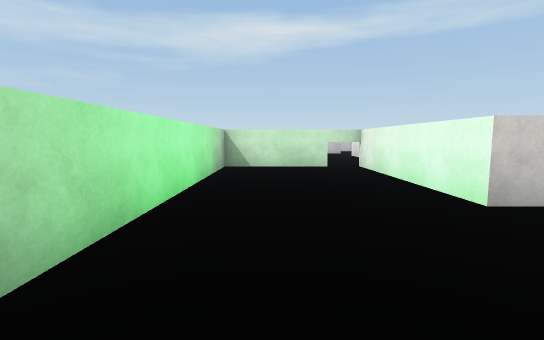
view 1 (above)

13 first-person views from a walk through a Unity game level. The camera is 1.5 m above the floor, tilts 6° down and sees 85° across. The floor is counted in squares, 2 m on a side. Each view is taken from the middle of a square. On the plan, view 1 faces up. The plan holds only what a view shows up to about 10 squares ahead; the rest is blank. The place goes on beyond the plan. The player character is not drawn. Some animated figures are left out. Surface patterns are stand-ins for the level's own textures.

view 2
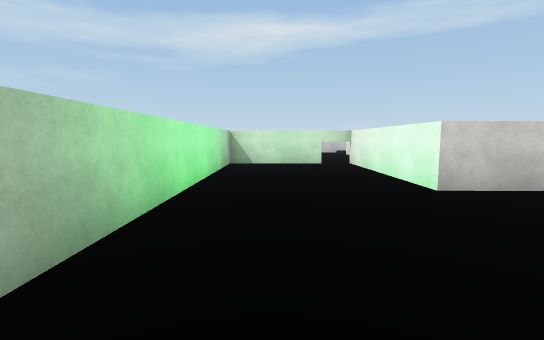

view 3
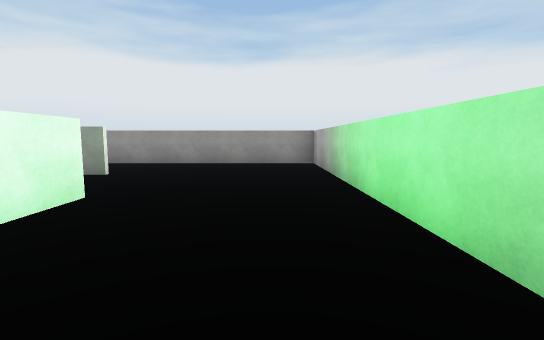

view 4
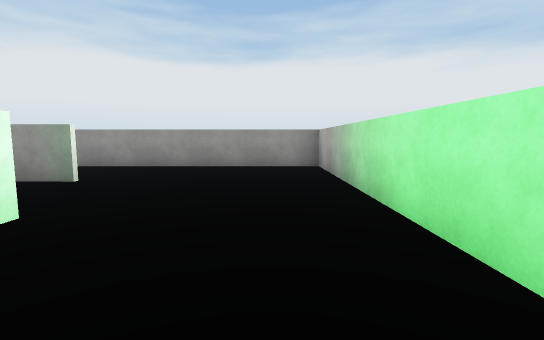

view 5
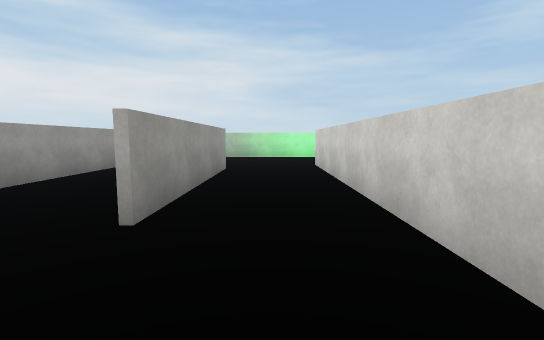

view 6
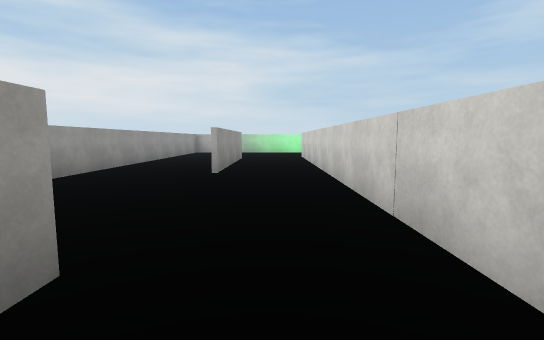

view 7
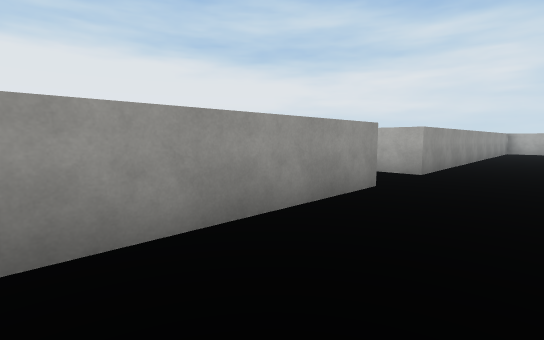

view 8
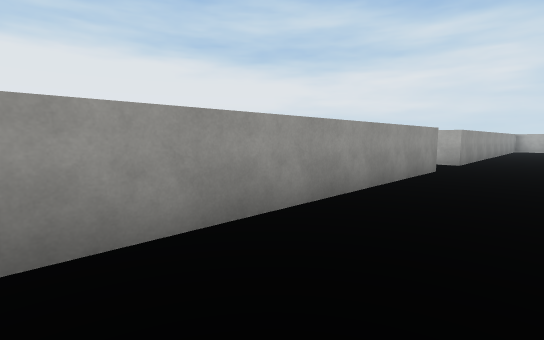

view 9
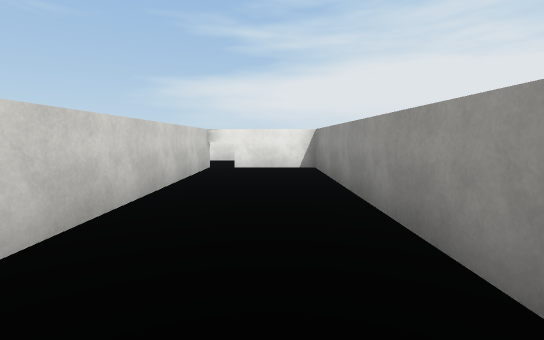

view 10
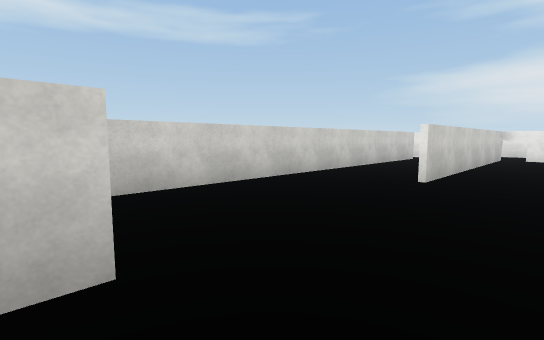

view 11
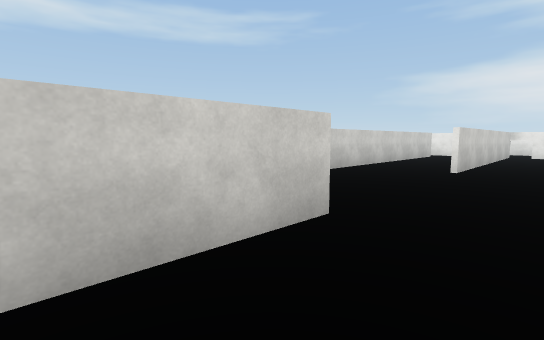

view 12
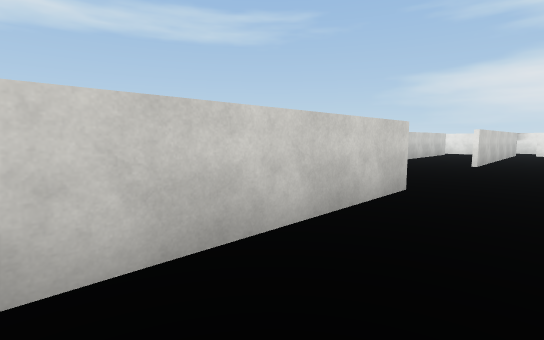

view 13
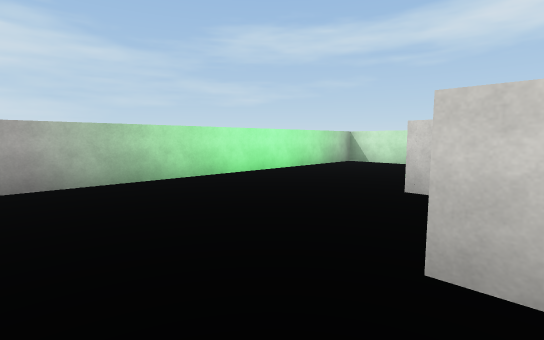

### Floor plan
Points are (right, up) in squares from view 1. A wall is a line through its corners. A room is listed if a view was taken in it or the views show most of it. See-through windows are left out.
Room 1 (views 1, 2, 3, 4)
walls: (3.6, 3.3) (2.4, 3.3) (2.4, 8) (-1.3, 8) (-1.3, -2.1) (2.4, -2.1)
ways out: opening at (3.7, 0.3) to room 2
Room 2 (views 5, 6, 7, 8, 9, 10, 11, 12, 13)
walls: (13.4, 0.8) (13.9, 0.8); (12.5, -2.1) (20.8, -2.1) (20.8, 0.6) (13.4, 0.6); (8.5, 0.7) (3.4, 0.7); (18.2, 3.1) (3.6, 3.3); (3.4, 0.8) (8.5, 0.8); (2.4, -2.1) (10.5, -2.1)
ways out: opening at (3.7, 0.3) to room 1; opening at (11.5, -2.5)

Positions as (right, up) in squares from view 1, and headings:
1: (0, 0), facing up
2: (0, -1), facing up
3: (0, 7), facing down
4: (0, 6), facing down
5: (11, 2), facing left
6: (15, 2), facing left
7: (17, 0), facing down-left
8: (20, 0), facing down-left
9: (13, -1), facing right
10: (8, -1), facing up-right
11: (6, -1), facing up-right
12: (4, -1), facing up-right
13: (4, -1), facing up-left
